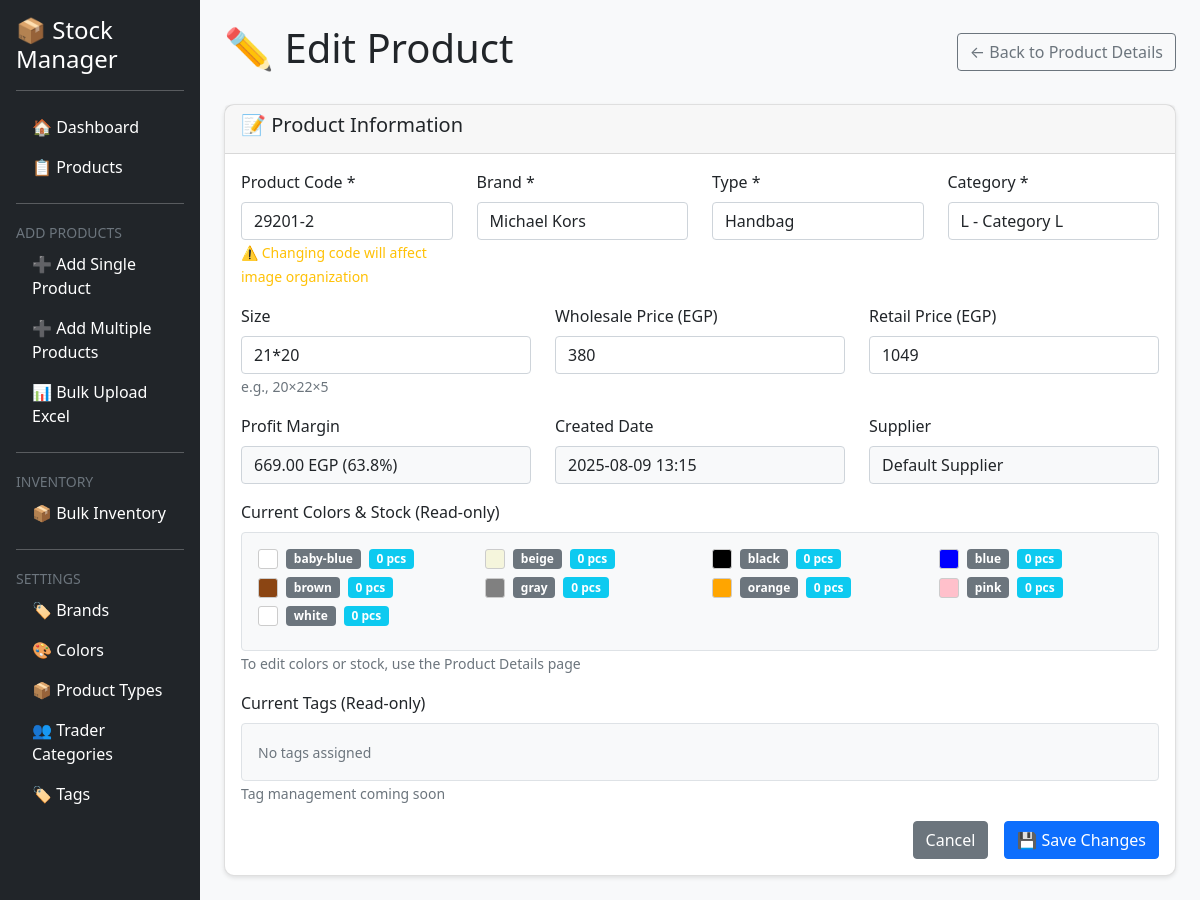
Page /edit_product/1 on the earlier database version.
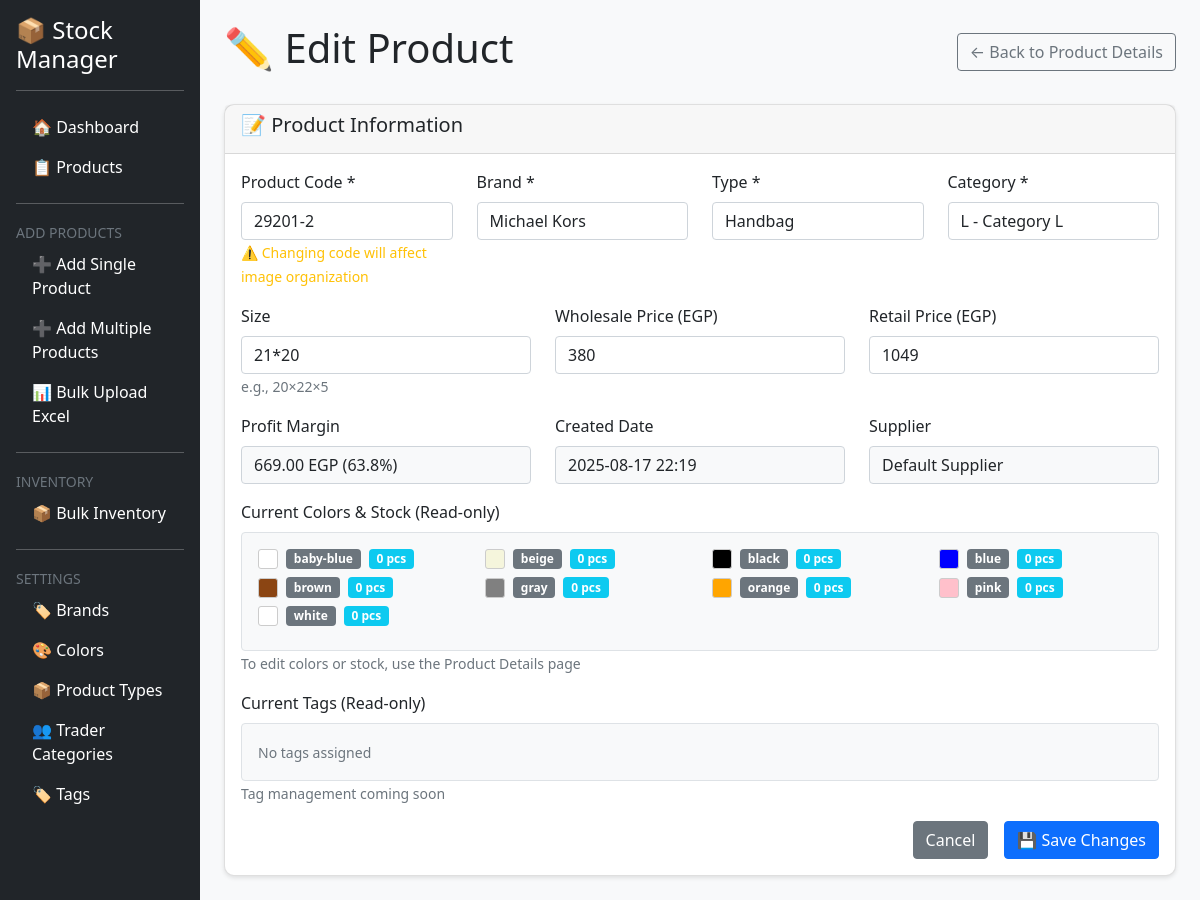
Same page on the later database version.
### tables this page shows
CREATE TABLE base_products (
                id INTEGER PRIMARY KEY,
                product_code TEXT NOT NULL,
                brand_id INTEGER,
                product_type_id INTEGER,
                trader_category TEXT,
                product_size TEXT,
                wholesale_price DECIMAL(10,2),
                retail_price DECIMAL(10,2),
                supplier_id INTEGER,
                created_date TIMESTAMP DEFAULT CURRENT_TIMESTAMP,
                FOREIGN KEY (brand_id) REFERENCES brands(id),
                FOREIGN KEY (product_type_id) REFERENCES product_types(id),
                FOREIGN KEY (supplier_id) REFERENCES suppliers(id)
            );

CREATE TABLE color_images (
                id INTEGER PRIMARY KEY,
                variant_id INTEGER UNIQUE NOT NULL,
                image_url TEXT,
                image_filename TEXT,
                created_date TIMESTAMP DEFAULT CURRENT_TIMESTAMP,
                FOREIGN KEY (variant_id) REFERENCES product_variants(id) ON DELETE CASCADE
            );

CREATE TABLE colors (
                id INTEGER PRIMARY KEY,
                color_name TEXT UNIQUE NOT NULL,
                color_code TEXT,
                created_date TIMESTAMP DEFAULT CURRENT_TIMESTAMP
            );

CREATE TABLE product_variants (
                id INTEGER PRIMARY KEY,
                base_product_id INTEGER,
                color_id INTEGER,
                current_stock INTEGER DEFAULT 0,
                created_date TIMESTAMP DEFAULT CURRENT_TIMESTAMP,
                FOREIGN KEY (base_product_id) REFERENCES base_products(id),
                FOREIGN KEY (color_id) REFERENCES colors(id)
            );

CREATE TABLE trader_categories (
                id INTEGER PRIMARY KEY,
                category_code TEXT UNIQUE NOT NULL,
                category_name TEXT NOT NULL,
                description TEXT,
                created_date TIMESTAMP DEFAULT CURRENT_TIMESTAMP
            );

### app.py (the view, shortened to what this page needs)
@app.route('/edit_product/<int:product_id>', methods=['GET', 'POST'])
def edit_product(product_id):
    details = db.get_product_details(product_id)
    if not details:
        flash('Product not found!', 'error')
        return redirect(url_for('products_new'))
    brands = db.get_all_brands()
    product_types = db.get_all_product_types()
    trader_categories = db.get_all_trader_categories()
    tags = db.get_all_tags()
    return render_template('edit_product.html',
                         details=details,
                         brands=brands,
                         product_types=product_types,
                         trader_categories=trader_categories,
                         tags=tags)

### app.py (called while the page is built, shortened)
@app.before_request
def restore_on_startup():
    global startup_completed

### database.py (called while the page is built)
    def get_connection(self):
        if self.db_type == 'postgresql':
            if PSYCOPG_VERSION == 3:
                return psycopg.connect(**self.pg_config, row_factory=dict_row)
            else:
                return psycopg2.connect(**self.pg_config, cursor_factory=RealDictCursor)
        else:
            return sqlite3.connect(self.db_name, timeout=30.0)

    def get_all_brands(self):
        conn = self.get_connection()
        cursor = conn.cursor()
        cursor.execute('SELECT * FROM brands ORDER BY brand_name')
        brands = cursor.fetchall()
        conn.close()
        return brands

    def get_all_product_types(self):
        conn = self.get_connection()
        cursor = conn.cursor()
        cursor.execute('SELECT * FROM product_types ORDER BY type_name')
        types = cursor.fetchall()
        conn.close()
        return types

    def get_all_tags(self):
        conn = self.get_connection()
        cursor = conn.cursor()
        cursor.execute('SELECT * FROM tags ORDER BY tag_category, tag_name')
        tags = cursor.fetchall()
        conn.close()
        return tags

### templates/edit_product.html (shortened to what the changed rows need)
<!DOCTYPE html>
<html lang="en">
<head>
    <link href="https://cdn.jsdelivr.net/npm/bootstrap@5.1.3/dist/css/bootstrap.min.css" rel="stylesheet">
    <link rel="stylesheet" href="{{ url_for('static', filename='style.css') }}">
</head>
<body>
    <div class="container-fluid">
        <div class="row">
            <div class="col-md-10 p-4">
                <div class="d-flex justify-content-between align-items-center mb-4">
                    <h1>✏️ Edit Product</h1>
                </div>
                <div class="card">
                    <div class="card-body">
                        <form method="POST" id="editProductForm">
                            <div class="row">
                                <div class="col-md-3">
                                    <div class="mb-3">
                                        <label for="product_code" class="form-label">Product Code *</label>
                                        <input type="text" class="form-control" id="product_code" name="product_code"
                                               value="{{ details.product[1] }}" required>
                                        <small class="text-warning">⚠️ Changing code will affect image organization</small>
                                    </div>
                                </div>
                                <div class="col-md-3">
                                    <div class="mb-3">
                                        <label for="trader_category" class="form-label">Category *</label>
                                        <select class="form-control" id="trader_category" name="trader_category" required>
                                            {% for cat in trader_categories %}
                                            <option value="{{ cat[1] }}" {% if cat[1] == details.product[2] %}selected{% endif %}>
                                                {{ cat[1] }} - {{ cat[2] }}
                                            </option>
                                            {% endfor %}
                                        </select>
                                    </div>
                                </div>
                            </div>
                            <div class="row">
                                <div class="col-md-4">
                                    <div class="mb-3">
                                        <label for="product_size" class="form-label">Size</label>
                                        <input type="text" class="form-control" id="product_size" name="product_size"
                                               value="{{ details.product[3] or '' }}"
                                               placeholder="20×22×5" pattern="[0-9×*\s]+" title="Use format: 20×22×5 or 15*22">
                                        <small class="text-muted">e.g., 20×22×5</small>
                                    </div>
                                </div>
                                <div class="col-md-4">
                                    <div class="mb-3">
                                        <label for="wholesale_price" class="form-label">Wholesale Price (EGP)</label>
                                        <input type="number" step="0.01" class="form-control" id="wholesale_price" name="wholesale_price"
                                               value="{{ details.product[4] }}" required onchange="calculateProfit()">
                                    </div>
                                </div>
                                <div class="col-md-4">
                                    <div class="mb-3">
                                        <label for="retail_price" class="form-label">Retail Price (EGP)</label>
                                        <input type="number" step="0.01" class="form-control" id="retail_price" name="retail_price"
                                               value="{{ details.product[5] }}" required onchange="calculateProfit()">
                                    </div>
                                </div>
                            </div>
                            <div class="row">
                                <div class="col-md-4">
                                    <div class="mb-3">
                                        <label class="form-label">Created Date</label>
                                        <div class="form-control bg-light">
                                            {{ details.product[6][:16] if details.product[6] else 'N/A' }}
                                        </div>
                                    </div>
                                </div>
                            </div>
                            <div class="row">
                                <div class="col-md-12">
                                    <div class="mb-3">
                                        <div class="border rounded p-3 bg-light">
                                            {% if details.color_stocks %}
                                                <div class="row">
                                                    {% for color in details.color_stocks %}
                                                    <div class="col-md-3 mb-2">
                                                        <div class="d-flex align-items-center">
                                                            <div style="width: 20px; height: 20px; background-color: {{ color[3] }};
                                                                        border: 1px solid #ccc; border-radius: 3px; margin-right: 8px;"></div>
                                                            <span class="badge bg-secondary me-2">{{ color[2] }}</span>
                                                            <span class="badge bg-info">{{ color[4] }} pcs</span>
                                                        </div>
                                                    </div>
                                                    {% endfor %}
                                                </div>
                                            {% else %}
                                                <small class="text-muted">No colors available</small>
                                            {% endif %}
                                        </div>
                                    </div>
                                </div>
                            </div>
                        </form>
                    </div>
                </div>
            </div>
        </div>
    </div>
</body>
</html>

Differences in the rows shown:
removed color_images: color_name "pink", current_stock "0"
changed base_products "L - Category L": created_date "2025-08-09 13:15" → "2025-08-17 22:19"
now on this page (row edited): colors: color_name "pink", current_stock "0"
